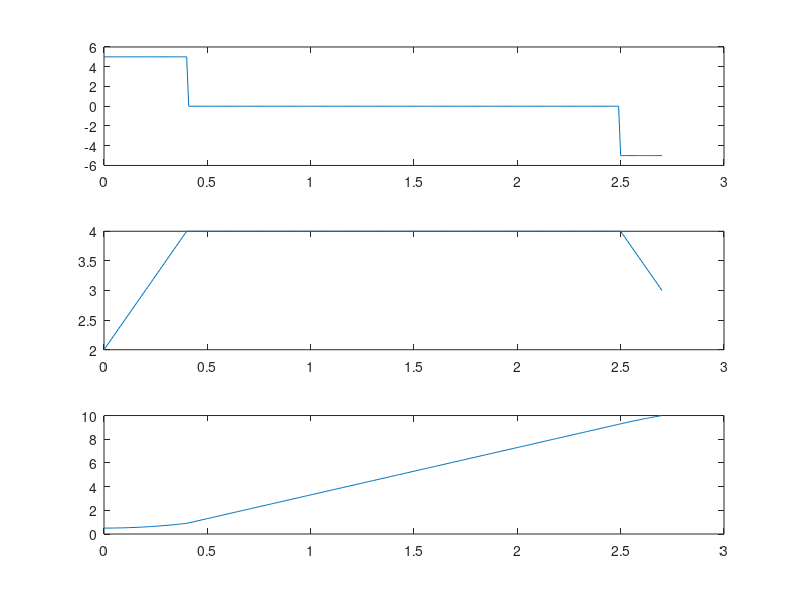

This chart was generated by the following MATLAB code:
%%%%%%%%%%%%%%%%%%%%%%%%%%%%%%%%%%%%%%%%%%%%%%%%%%%%%%%%%%%%%%%%%%%%%%%%%%%
% Author: Mathieu Bresciani
% 
% Computes time-optimal trajectory with initial and final conditions
% for position and velocity, velocity saturation and maximal acceleration
%
%%%%%%%%%%%%%%%%%%%%%%%%%%%%%%%%%%%%%%%%%%%%%%%%%%%%%%%%%%%%%%%%%%%%%%%%%%%

clear all
close all

aMax = 5;
vSat = 4;

v0 = 2;
vf = 3;
x0 = 0.5;
xf = 10;

%% Solve optimal time trajectory

T2 = 0;
T3a = (v0 - 2*vf + (- v0^2 + 2*vf^2 - 4*aMax*x0 + 4*aMax*xf)^(1/2))/(2*aMax);
T3b = (v0 - 2*vf - (- v0^2 + 2*vf^2 - 4*aMax*x0 + 4*aMax*xf)^(1/2))/(2*aMax);

if T3a >= 0
    T3 = T3a;
else
    T3 = T3b;
end

if aMax*T3 + vf <= vSat
    T1 = ((vf - v0) + aMax*T3)/aMax;
else
    T1 = (vSat - v0)/aMax;
    T3 = (vSat - vf)/aMax;
    T2 = -(x0 - xf + (v0 - vSat)^2/(2*aMax) - (vSat - vf)^2/(2*aMax) + (vSat*(vSat - vf))/aMax)/vSat;
end

%% Simulation

t0 = 0;
t1 = t0+T1;
t2 = t1+T2;
t3 = t2+T3;

t = t0:0.01:t3;

vt2 = aMax*T1 + v0;
vt3 = aMax*(T1-T3) + v0;
xt1 = 1/2*aMax*T1^2 + x0;
xt2 = aMax*T1*T2 + v0*T2 + xt1;
xt3 = -1/2*aMax*T3^2 + vt2*T3 + xt2;

for k = 1:length(t)
    if t(k) <= t1
        tLoc = t(k)-t0;
        a(k) = aMax;
        v(k) = aMax*tLoc + v0;
        x(k) = 1/2*aMax*tLoc^2 + x0;
    elseif t(k) <= t2
        tLoc = t(k)-t1;
        a(k) = 0;
        v(k) = aMax*(t1-t0) + v0;
        x(k) = aMax*(t1-t0)*tLoc + v0*tLoc + xt1;
    else
        tLoc = t(k)-t2;
        a(k) = -aMax;
        v(k) = -aMax*tLoc + vt2;
        x(k) = -1/2*aMax*tLoc^2 + vt2*tLoc + xt2;
    end
end

figure;
subplot(3,1,1);
plot(t,a);
subplot(3,1,2);
plot(t,v);
subplot(3,1,3);
plot(t,x);

